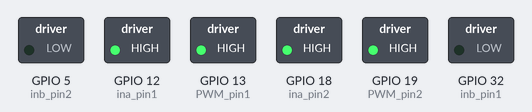
This sketch was run on a simulated ESP32. On the bench: switched loads named in the sketch (green lamp = pin HIGH).

Above: at 0.05 s.
At 3.95 s:
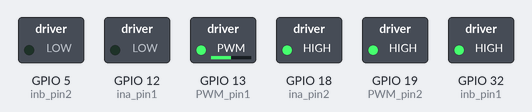
At 5.95 s:
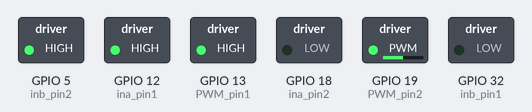
At 7.95 s:
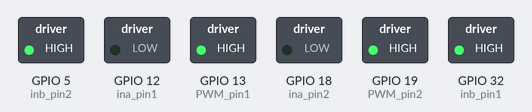
Timing chart, 0 to 10.4 s (numbered marks = the images above):
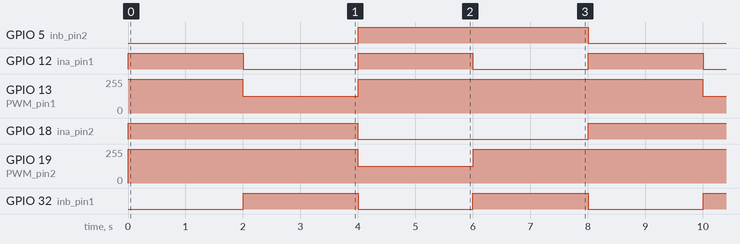

Measured:
- by itself, GPIO 5 (inb_pin2), GPIO 18 (ina_pin2): alternates HIGH for 4.0 s and LOW for 4.0 s
- by itself, GPIO 12 (ina_pin1), GPIO 32 (inb_pin1): alternates HIGH for 2.0 s and LOW for 2.0 s
- by itself, GPIO 13 (PWM_pin1), GPIO 19 (PWM_pin2): repeats every 8.0 s: 127/255 2.0 s, 255/255 6.0 s

The sketch:

Projectep1.ino
```cpp
//int MotorPin2 = 2;
//int MotorPin3 = 3;
//int MotorPin4 = 4;
//int MotorPin5 = 5;
#define PWM_pin1 13
#define ina_pin1 12
#define inb_pin1 32

#define PWM_pin2 19
#define ina_pin2 18
#define inb_pin2 5

void setup() {
  //pinMode(MotorPin2, OUTPUT);
  //pinMode(MotorPin3, OUTPUT);
  //pinMode(MotorPin4, OUTPUT);
  //pinMode(MotorPin5, OUTPUT);
  pinMode(PWM_pin1,OUTPUT);
  pinMode(ina_pin1,OUTPUT);
  pinMode(inb_pin1,OUTPUT);
  pinMode(PWM_pin2,OUTPUT);
  pinMode(ina_pin2,OUTPUT);
  pinMode(inb_pin2,OUTPUT);

  //pinMode(leftSensorPin, INPUT);
  //pinMode(rightSensorPin, INPUT);

  Serial.begin(9600);
}

void loop() {
  //int leftSensorValue = analogRead(leftSensorPin);  // ใช้ analogRead() เพื่ออ่านค่าต่อเนื่อง
  //int rightSensorValue = analogRead(rightSensorPin);  // ใช้ analogRead() เพื่ออ่านค่าต่อเนื่อง

  //int threshold = 500; // ค่าตรวจจับสีขาว/ดำ
/*
  if (leftSensorValue < threshold && rightSensorValue < threshold) {
    digitalWrite(MotorPin2, LOW);
    digitalWrite(MotorPin3, HIGH);
    digitalWrite(MotorPin4, LOW);
    digitalWrite(MotorPin5, HIGH);
    Serial.println("Move Forward");
  } else if (leftSensorValue >= threshold && rightSensorValue < threshold) {
    digitalWrite(MotorPin2, HIGH);
    digitalWrite(MotorPin3, LOW);
    digitalWrite(MotorPin4, LOW);
    digitalWrite(MotorPin5, HIGH);
    Serial.println("Turn Right");
  } else if (leftSensorValue < threshold && rightSensorValue >= threshold) {
    digitalWrite(MotorPin2, LOW);
    digitalWrite(MotorPin3, HIGH);
    digitalWrite(MotorPin4, HIGH);
    digitalWrite(MotorPin5, LOW);
    Serial.println("Turn Left");
  } else {
    digitalWrite(MotorPin2, LOW);
    digitalWrite(MotorPin3, LOW);
    digitalWrite(MotorPin4, LOW);
    digitalWrite(MotorPin5, LOW);
    Serial.println("Stop");
  }
*/
  //forward
  analogWrite(PWM_pin1,255);
  digitalWrite(ina_pin1,HIGH);
  digitalWrite(inb_pin1,LOW);
  analogWrite(PWM_pin2,255);
  digitalWrite(ina_pin2,HIGH);
  digitalWrite(inb_pin2,LOW);
  delay(2000);
  //right
  analogWrite(PWM_pin1,127);
  digitalWrite(ina_pin1,LOW);
  digitalWrite(inb_pin1,HIGH);
  analogWrite(PWM_pin2,255);
  digitalWrite(ina_pin2,HIGH);
  digitalWrite(inb_pin2,LOW);
  delay(2000);
  //Left
  analogWrite(PWM_pin2,127);
  digitalWrite(ina_pin2,LOW);
  digitalWrite(inb_pin2,HIGH);
  analogWrite(PWM_pin1,255);
  digitalWrite(ina_pin1,HIGH);
  digitalWrite(inb_pin1,LOW);
  delay(2000);
  //back
  analogWrite(PWM_pin1,255);
  digitalWrite(ina_pin1,LOW);
  digitalWrite(inb_pin1,HIGH);
  analogWrite(PWM_pin2,255);
  digitalWrite(ina_pin2,LOW);
  digitalWrite(inb_pin2,HIGH);
  delay(2000);

}
```
